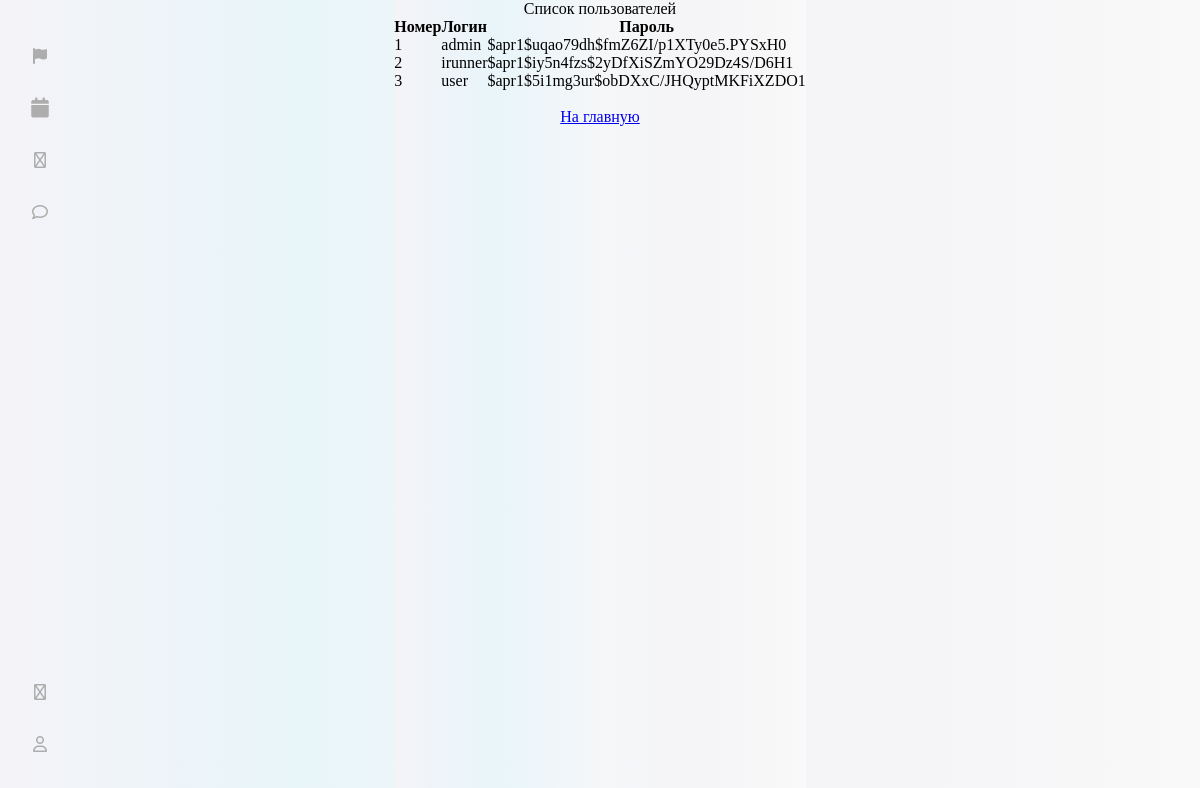
Screenshot of /apache-php/src/admin.php with the database file from the repository.
### tables this page shows
CREATE TABLE IF NOT EXISTS users (
    ID INT(11) NOT NULL AUTO_INCREMENT,
    name VARCHAR(20) NOT NULL,
    password VARCHAR(40) NOT NULL,
    PRIMARY KEY (ID)
);

### apache-php/src/admin.php (the view, shortened to what this page needs)
<html lang="ru">
<head>
</head>
<body>
    <div class="sidenav">
        <div class="top">
            <a href="index.php">
                <span class="fa-stack" style="vertical-align: top; margin-top: 40px;">
                    <i class="fa-solid fa-circle fa-stack-2x"></i>
                    <i class="fa-solid fa-flag fa-stack-1x fa-inverse"></i>
                </span>
            </a>
            <a href="index.php">
                <span class="fa-stack" style="vertical-align: top;">
                    <i class="fa-solid fa-circle fa-stack-2x"></i>
                    <i class="fa-solid fa-calendar fa-stack-1x fa-lg fa-inverse"></i>
                </span>
            </a>
            <a href="index.php">
                <span class="fa-stack" style="vertical-align: top;">
                    <i class="fa-solid fa-circle fa-stack-2x"></i>
                    <i class="fa-regular fa-magnifying-glass fa-stack-1x fa-inverse"></i>
                </span>
            </a>
            <a href="index.php">
                <span class="fa-stack" style="vertical-align: top;">
                    <i class="fa-solid fa-circle fa-stack-2x icon-back"></i>
                    <i class="fa-regular fa-comment fa-stack-1x fa-inverse"></i>
                </span>
            </a>
        </div>
        <div class="bottom">
            <a href="index.php">
                <span class="fa-stack" style="vertical-align: top;">
                    <i class="fa-solid fa-circle fa-stack-2x"></i>
                    <i class="fa-regular fa-gear fa-stack-1x fa-inverse"></i>
                </span>
            </a>
            <a href="index.php">
                <span class="fa-stack" style="vertical-align: top;">
                    <i class="fa-solid fa-circle fa-stack-2x"></i>
                    <i class="fa-regular fa-user fa-stack-1x fa-inverse"></i>
                </span>
            </a>
        </div>
    </div>
        <div class="title">
            <p class="title_text">Список пользователей</p>
        </div>
        <?php
            $mysqli = openmysqli();
            $users = $mysqli->query('select * from ' . 'users');
        ?>
        <table cellspacing="0">
            <tr>
                <th>Номер</th>
                <th>Логин</th>
                <th>Пароль</th>
            </tr>
            <?php foreach ($users as $user) {
                echo "
                    <tr>
                        <td>{$user['ID']}</td>
                        <td>{$user['name']}</td>
                        <td>{$user['password']}</td>
                    </tr>
                ";
                };
            ?>
        </table>
        <br>
        <div class="btn_link">
            <a class="link" href="index.php">На главную</a>
        </div>
</body>
</html>

### rows the page displays
users: ID "1", name "admin", password "$apr1$uqao79dh$fmZ6ZI/p1XTy0e5.PYSxH0"
users: ID "2", name "irunner", password "$apr1$iy5n4fzs$2yDfXiSZmYO29Dz4S/D6H1"
users: ID "3", name "user", password "$apr1$5i1mg3ur$obDXxC/JHQyptMKFiXZDO1"
